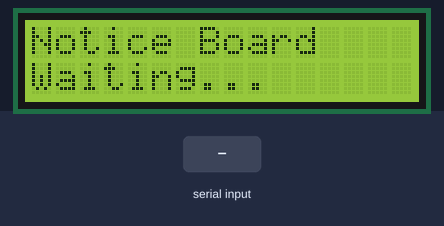
This sketch was run on a simulated Arduino Uno, built with avr-gcc and run on an emulated ATmega328P. On the bench: 16×2 character LCD. Inputs (shaded band) come from the test bench.

Above: at 1.2 s.
1.3 s: "1\n" received over the second serial link
At 1.8 s:
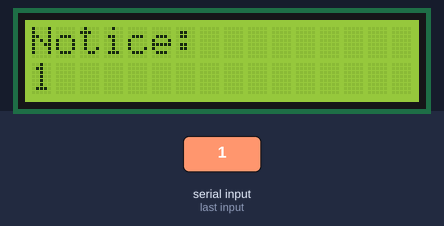
2.8 s: "0\n" received over the second serial link
At 4.0 s:
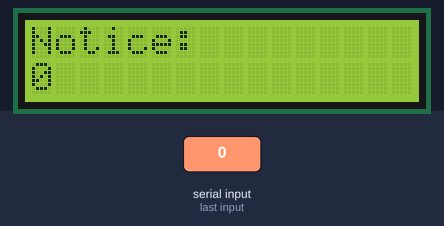
4.3 s: "2\n" received over the second serial link
At 5.3 s:
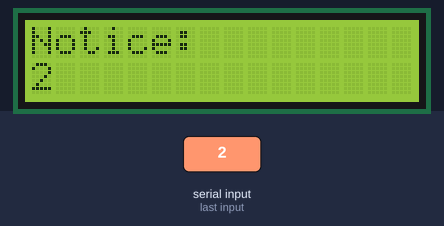
Timing chart, 0 to 7.3 s (numbered marks = the images above; inputs shaded):
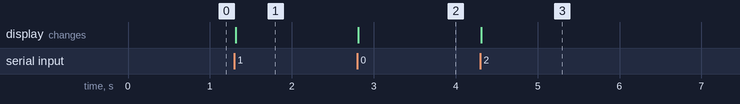

The sketch:

Electronic_Notice_board.ino
```cpp
#include <Wire.h>
#include <LiquidCrystal_I2C.h>
#include <SoftwareSerial.h>
#define BT_RX  2   // connects to HC-05 TXD
#define BT_TX  3   // connects to HC-05 RXD
SoftwareSerial bluetooth(BT_RX, BT_TX);
LiquidCrystal_I2C lcd(0x27, 16, 2);
void showMessage(String msg)
{
    lcd.clear();
    lcd.setCursor(0, 0);
    lcd.print("Notice:");
    lcd.setCursor(0, 1);
    lcd.print(msg);
}
void setup()
{
    bluetooth.begin(9600);
    lcd.init();
    lcd.backlight();
    lcd.setCursor(0, 0);
    lcd.print("Notice Board");
    lcd.setCursor(0, 1);
    lcd.print("Waiting...");
}
void loop()
{
    if (bluetooth.available() > 0)
    {
        String message = bluetooth.readStringUntil('\n');
        message.trim();
        if (message.length() > 0)
        {
            showMessage(message);
        }
    }
}
```

Measured:
- after the input at 1.3 s, the display: changes at once (image 1)
- after the input at 2.8 s, the display: changes at once (image 2)
- after the input at 4.3 s, the display: changes at once (image 3)
